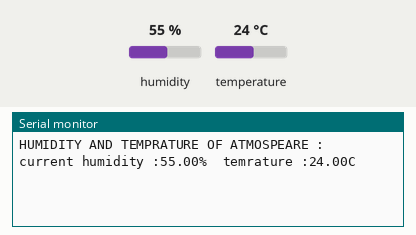
Bench run of a sketch on a simulated Arduino Uno, built with avr-gcc and run on an emulated ATmega328P. On the bench: the last lines printed to the serial monitor. Inputs (shaded band) come from the test bench; at power-on: humidity 55 %, temperature 24 °C.

Above: at 1.7 s.
1.8 s: humidity set to 22 %
At 6.9 s:
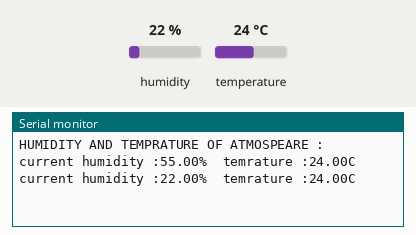
7.8 s: temperature set to 12 °C
At 11.6 s:
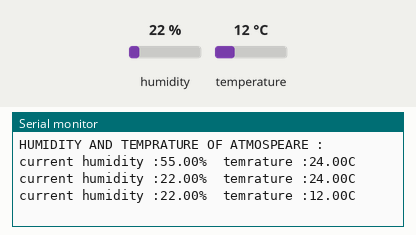
13.8 s: humidity set to 40 %
At 16.2 s:
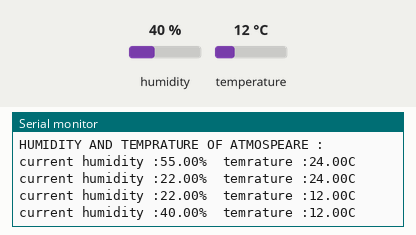
Timing chart, 0 to 17.7 s (numbered marks = the images above; inputs shaded):
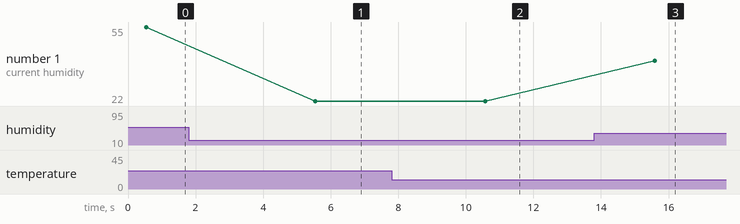

The sketch:

DTH_SENSOR-2.ino
```cpp
#include "dht.h"
dht DHT;
void setup(){
  Serial.begin(9600);
  delay(500);
  Serial.println("HUMIDITY AND TEMPRATURE OF ATMOSPEARE :");
}

void loop()
{

  DHT.read11(A1);
  Serial.print("\ncurrent humidity :");
  Serial.print(DHT.humidity);
  Serial.print("%");
  Serial.print("\ttemrature :");
  Serial.print(DHT.temperature);
  Serial.print("C");
  delay(5000);
}
```

Measured:
- after the input at 1.8 s, the serial monitor: prints a new line after 3.7 s (image 1)
- after the input at 7.8 s, the serial monitor: prints a new line after 2.8 s (image 2)
- after the input at 13.8 s, the serial monitor: prints a new line after 1.8 s (image 3)
- plotted number 1: 55 → 22 after the input at 1.8 s, 22 → 40 after the input at 13.8 s
